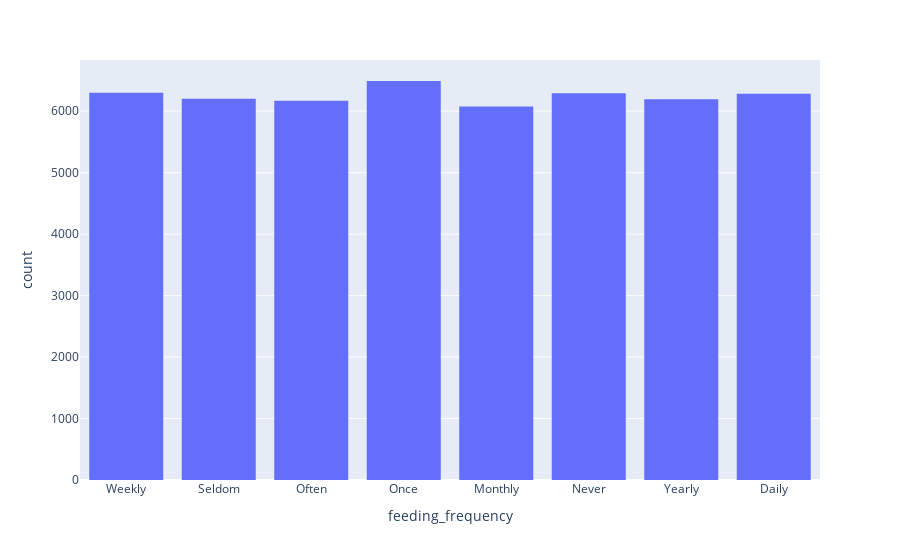

The notebook cell saved with this chart:
### Code cell
px.histogram(combined_df , "feeding_frequency" )

### Figure 1 — Plotly figure (JSON) as saved in the notebook; plotly's stock layout.template omitted (floating-point values rounded to 4 significant figures; data arrays with more than 128 entries replaced by an {"elided": "..."} marker saying what was removed)
{"data": [{"alignmentgroup": "True", "bingroup": "x", "hovertemplate": "feeding_frequency=%{x}<br>count=%{y}<extra></extra>", "legendgroup": "", "marker": {"color": "#636efa", "pattern": {"shape": ""}}, "name": "", "offsetgroup": "", "orientation": "v", "showlegend": false, "type": "histogram", "x": {"elided": "50000 str values"}, "xaxis": "x", "yaxis": "y"}], "layout": {"barmode": "relative", "legend": {"tracegroupgap": 0}, "margin": {"t": 60}, "xaxis": {"anchor": "y", "domain": [0, 1], "title": {"text": "feeding_frequency"}}, "yaxis": {"anchor": "x", "domain": [0, 1], "title": {"text": "count"}}}}
